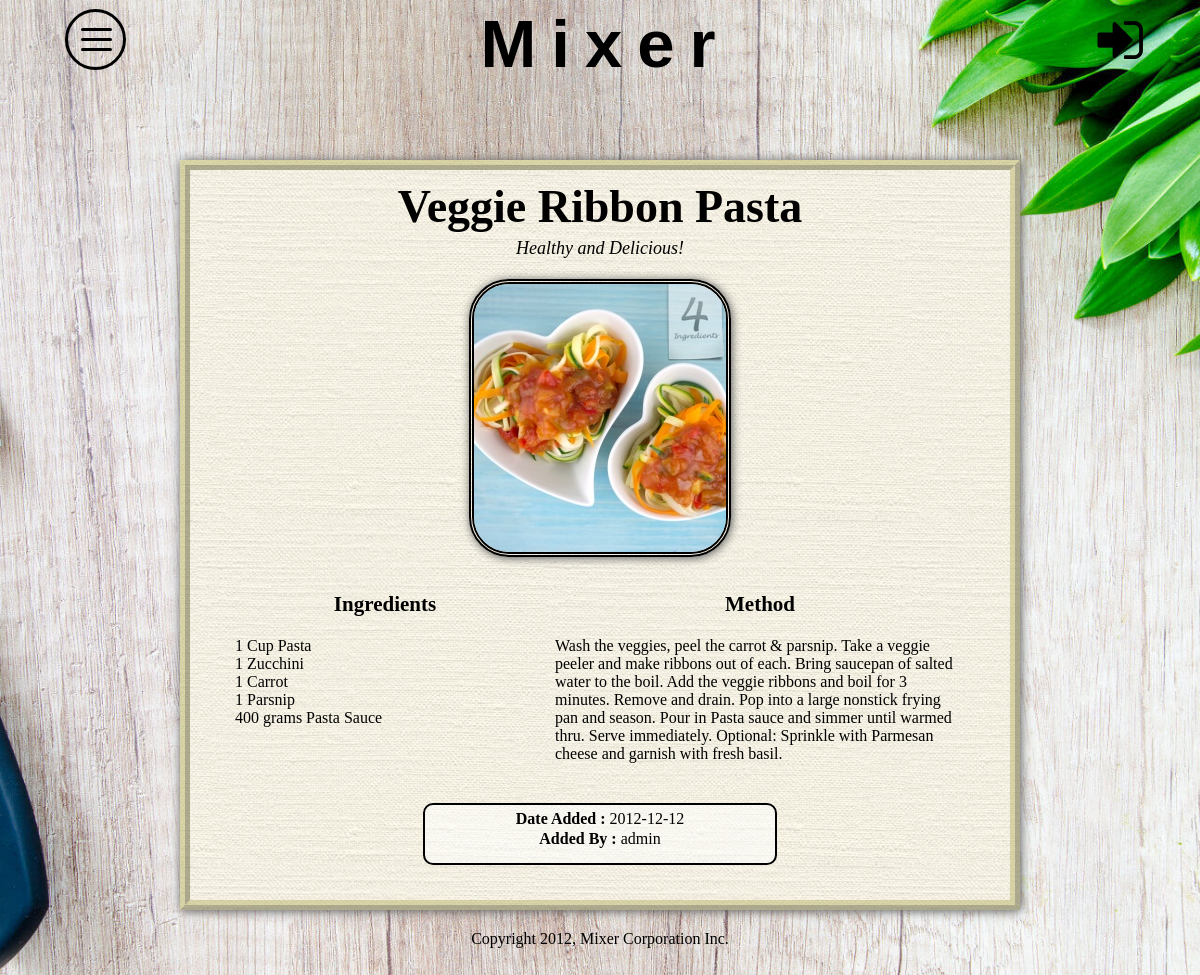
/index.php?page=recipe&id=17, run on the app's committed database.
### tables this page shows
CREATE TABLE IF NOT EXISTS `recipe` (
  `recipeID` int(11) NOT NULL AUTO_INCREMENT,
  `userId` int(11) NOT NULL,
  `recipeName` varchar(255) NOT NULL,
  `recipeImage` varchar(60) NOT NULL,
  `recipeDescription` text NOT NULL,
  `recipeMethod` text NOT NULL,
  `recipeUploadDate` varchar(20) NOT NULL,
  PRIMARY KEY (`recipeID`)
);

CREATE TABLE IF NOT EXISTS `measurement` (
  `measurementID` int(11) NOT NULL AUTO_INCREMENT,
  `measurement` varchar(30) NOT NULL,
  PRIMARY KEY (`measurementID`)
);

CREATE TABLE IF NOT EXISTS `recipeingredients` (
  `recipeIngredientID` int(11) NOT NULL AUTO_INCREMENT,
  `recipeID` int(11) NOT NULL,
  `ingredientID` int(11) NOT NULL,
  `ingredientQuantity` int(11) NOT NULL,
  `measurementID` int(11) NOT NULL,
  `extraIngredientInfo` varchar(50) DEFAULT NULL,
  PRIMARY KEY (`recipeIngredientID`)
);

CREATE TABLE IF NOT EXISTS `users` (
  `userID` int(11) NOT NULL AUTO_INCREMENT,
  `userName` varchar(100) NOT NULL,
  `userPassword` varchar(100) NOT NULL,
  `userAccess` enum('admin','user') NOT NULL,
  `userFirstName` varchar(100) NOT NULL,
  `userLastName` varchar(100) NOT NULL,
  `userEmail` varchar(100) NOT NULL,
  `userJoinDate` varchar(10) NOT NULL,
  PRIMARY KEY (`userID`)
);

### www/classes/dbClass.php (called while the page is built, shortened)
<?php
class Dbase {
    private $db;
    public function __construct() {
        try {
            $this -> db = new mysqli(DBHOST,DBUSER,DBPASS,DBNAME);
        } catch(Exception $e) {
            die($e -> getMessage());
        }
    }
        public function getRecipeByID($id) {
        $qry = "SELECT users.userName, recipe.recipeName, recipe.recipeImage, recipe.recipeDescription, recipe.recipeMethod, recipe.recipeUploadDate
        FROM recipe
        LEFT JOIN users ON (recipe.userId = users.userID)
        WHERE recipe.recipeID = $id";
        $rs = $this -> db -> query($qry);
        if($rs) {
            if($rs -> num_rows > 0) {
                $recipe = $rs -> fetch_assoc();
                return $recipe;
            }
        } else {
            echo 'Error executing getRecipeByID query';
        }
        return false;
    }
    public function getRecipeIngredientsByID($id) {
        $qry = "SELECT recipe.recipeID, ingredients.ingredientID, ingredients.ingredientName, recipeingredients.ingredientQuantity, measurement.measurement, recipeingredients.extraIngredientInfo
        FROM recipe
        LEFT JOIN recipeingredients ON (recipeingredients.recipeID = recipe.recipeID)
        LEFT JOIN ingredients ON (ingredients.ingredientID = recipeingredients.ingredientID)
        LEFT JOIN measurement ON (recipeingredients.measurementID = measurement.measurementID)
        WHERE recipe.recipeID = $id";
        $rs = $this -> db -> query($qry);
        if($rs) {
            if($rs -> num_rows > 0) {
                while($recipeIngredients[] = $rs -> fetch_assoc());
                return $recipeIngredients;
            } else {
                echo 'Recipe Ingredients not found';
            }
        } else {
            echo 'Error executing getRecipeIngredientsByID query';
        }
        return false;
    }
}
?>

### www/views/recipeView.php (the view, shortened to what this page needs)
<?php
class RecipeView extends View {
    protected function displayContent() {
        if(isset($_GET['id'])) {
            $this -> recipe = $this -> model -> getRecipeByID($_GET['id']);
            if(is_array($this -> recipe)) {
                $html .= $this -> displayRecipe();
            }
        } else {
            if($_SESSION['newRecipe']) {
                $html .= $this -> previewRecipe();
            } else {
                $html .= 'Sorry an error occured.';
            }
        }
        return $html;
    }
                private function displayRecipeIngredients() {
                        foreach($this -> recipeIngredients as $recipeIngredient) {
                                if(!$recipeIngredient['measurement'] && !$recipeIngredient['ingredientQuantity'] && !$recipeIngredient['ingredientName']) {
                                    $html .= '';
                                } else {
                                    $html .= '<li>'."\n";
                                    $html .= $this -> model -> pluralIngredientsAndMeasurements($recipeIngredient['measurement'], $recipeIngredient['ingredientQuantity'], $recipeIngredient['extraIngredientInfo'], $recipeIngredient['ingredientName']);
                                $html .= '</li>'."\n";
                             }
                         }
                        return $html;
                }
    private function displayRecipe() {
                        $html .= '<div id="recipe">'."\n";
                        $html .= '<h2>'.$this -> recipe['recipeName'].'</h2>'."\n";
                        $html .= '<div id="recipeBlurb">'."\n";
                        $html .= '<p><em>'.$this -> recipe['recipeDescription'].'</em></p>'."\n";
                        $html .= '</div>'."\n";
                        if(!$this -> recipe['recipeImage']) {
                            $html .= '<img src="images/recipeView/noImage.png" alt="No Image" />'."\n";
                        } else {
                            $html .= '<img src="uploads/'.$this -> recipe['recipeImage'].'" id="mainRecipePic" alt="'.htmlspecialchars($this -> recipe['recipeName']).' picture"/>'."\n";
                        }
                        $html .= '<div id="recipeAndMethod">'."\n";
                        $html .= '<div id="recipeIngredients">'."\n";
                        $html .= '<h4>Ingredients</h4>'."\n";
                        $html .= '<ul>'."\n";
                        $this -> recipeIngredients = $this -> model -> getRecipeIngredientsByID($_GET['id']);
                        if(is_array($this -> recipeIngredients)) {
                            $html .= $this -> displayRecipeIngredients();
                        } else {
                            $html .= '<p>Sorry, the ingredients are not available</p>';
                        }
                        $html .= '</ul>'."\n";
                        $html .= '</div>'."\n";
                        $html .= '<div id="method">'."\n";
                        $html .= '<h4>Method</h4>'."\n";
                        $html .= '<p>'.$this -> recipe['recipeMethod'].'</p>'."\n";
                        $html .= '</div>'."\n";
                        $html .= '<div class="clearDiv"></div>'."\n";
                        $html .= '</div>'."\n";
                        $html .= '<div id="recipeHistory">'."\n";
                        $html .= '<ul>'."\n";
                        $html .= '<li><strong>Date Added :</strong> '.$this -> recipe['recipeUploadDate'].'</li>'."\n";
                        $html .= '<li><strong>Added By :</strong> '.$this -> recipe['userName'].'</li>'."\n";
                        $html .= '</ul>'."\n";
                        $html .= '<div class="clearDiv"></div>'."\n";
                        $html .= '</div>'."\n";
                        $html .= '</div>'."\n";
                        return $html;
                }
}
?>

### www/css/menu.css (style rules this page uses)
Ehtml, body, .perspective { width: 100%; height: 100%; }

### www/css/styles.css (style rules this page uses)
head, body, ul, li, h1, p, div { padding: 0 0 0 0; margin: 0 0 0 0; }
html { background: url(../images/background2.jpg) no-repeat center center fixed; -webkit-background-size: cover; -moz-background-size: cover; -o-background-size: cover; background-size: cover; }
body, li, ul { font-family: 'Cutive', serif; }
h2 { text-align: center; font-size: 46px; margin: 0 0 10px 0; padding: 0 0 0 0; }
h4 { font-size: 21px; }
#recipe { margin: 20px auto 0; padding: 0 30px 15px 30px; width: 760px; background-image: url('../images/recipeView/4925334098_788618e554.jpg'); border: ridge; border-width: 10px; border-color: rgba(189,183,107, 0.5); box-shadow: 1px 1px 10px #555; }
#recipe h2 { margin: 10px 0 5px; text-align: center; font-size: 46px; }
#recipeBlurb { margin: 0 auto; width: 500px; text-align: center; font-size: 18px; }
#recipe img { margin: 20px auto 35px; display: block; box-shadow: 1px 1px 10px #555; border: double; border-width: 5px; border-radius: 40px; }
#recipeAndMethod { margin: 0 auto; width: 750px; }
#recipeIngredients { margin: 0 10px; width: 300px; float: left; }
#recipeIngredients h4 { margin: 0 0 20px 0; text-align: center; }
#method { margin: 0 10px; width: 410px; float: left; }
#method h4 { margin: 0 0 20px 0; text-align: center; }
#recipeIngredients li { list-style: none; }
#recipeHistory { margin: 40px auto 20px; padding: 0 0 10px 0; width: 350px; text-align: center; background-color: rgba(255, 255, 255, 0.5); border: solid; border-width: 2px; border-radius: 10px; }
#recipeHistory ul { margin: 5px 0; }
#recipeHistory li { margin: 2px 0; list-style: none; }

### data on the page
recipe: recipeName "Veggie Ribbon Pasta", recipeDescription "Healthy and Delicious!", recipeImage (picture), recipeMethod "Wash the veggies, peel the carrot & parsnip. Take a veggie peeler and make ribbons out of each. Bring saucepan of salted water to the boil. Add the veggie ribbons and boil for 3 minutes. Remove and drain. Pop into a large nonstick frying pan and season. Pour in Pasta sauce and simmer until warmed thru. Serve immediately. Optional: Sprinkle with Parmesan cheese and garnish with fresh basil.", recipeUploadDate "2012-12-12", userId.userName "admin"
measurement: measurement "1 Cup Pasta"
recipeingredients: ingredientQuantity "1 Zucchini"
recipeingredients: ingredientQuantity "1 Carrot"
recipeingredients: ingredientQuantity "1 Parsnip"
measurement: measurement "400 grams Pasta Sauce"
